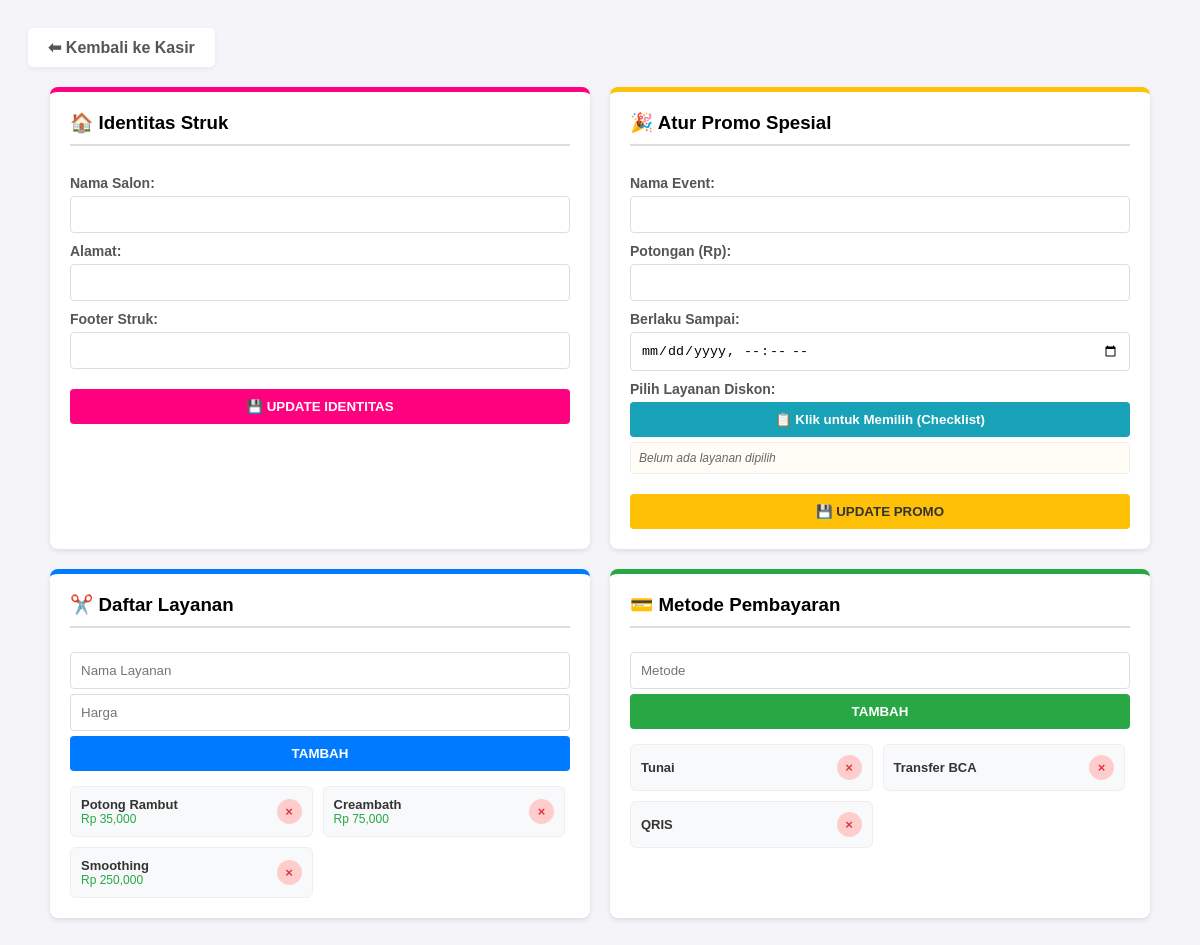
/pengaturan.php, run on an earlier commit of the app's database.
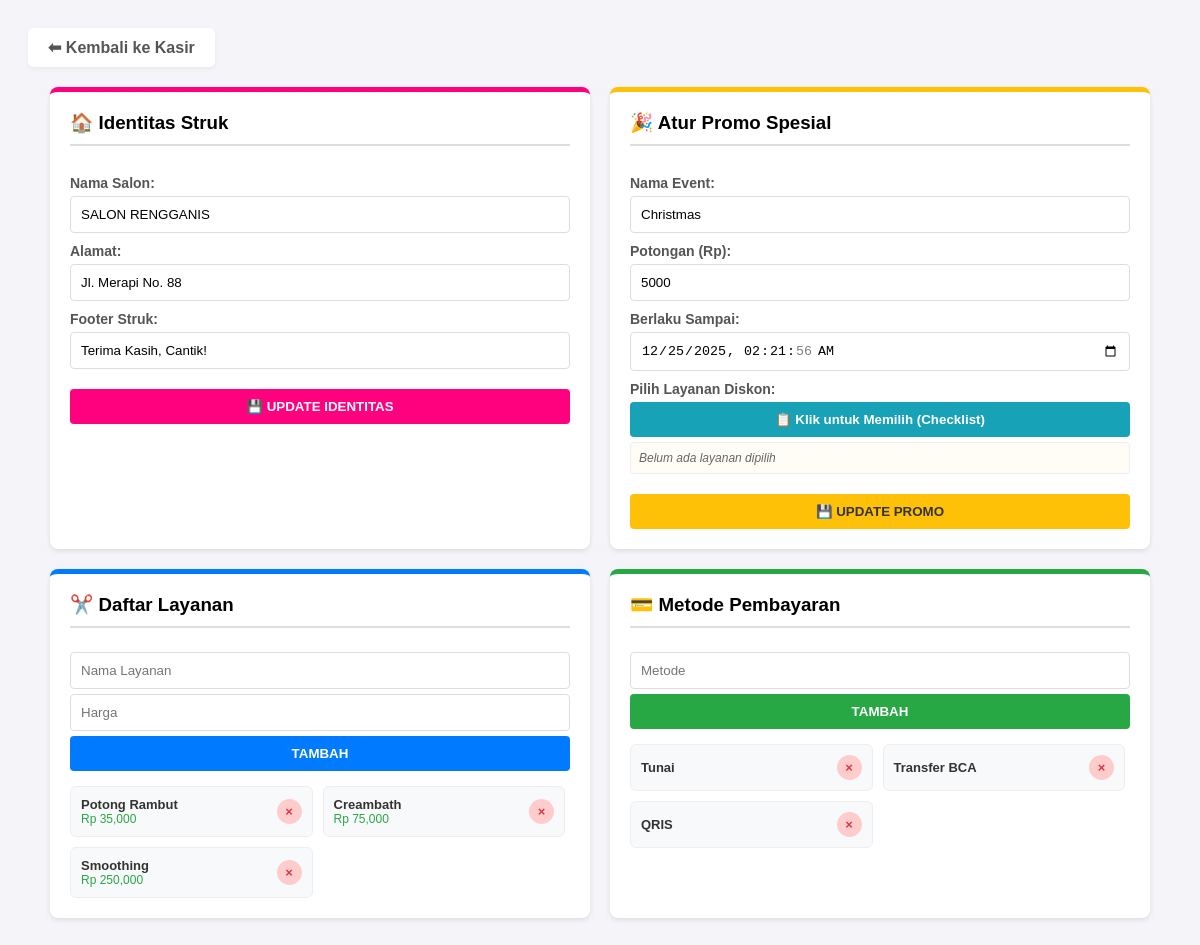
And on a later commit of the database.
### tables this page shows
CREATE TABLE info_toko (
        id INTEGER PRIMARY KEY,
        nama_toko TEXT,
        alamat_toko TEXT,
        pesan_footer TEXT
    );

CREATE TABLE setting_promo (
        id INTEGER PRIMARY KEY,
        nama_promo TEXT,
        nominal_diskon REAL,
        berlaku_sampai DATETIME
    , layanan_promo TEXT DEFAULT '');

### pengaturan.php (the view, shortened to what this page needs)
<?php
$db = new PDO("sqlite:salon.db");
$db->setAttribute(PDO::ATTR_ERRMODE, PDO::ERRMODE_EXCEPTION);
$db->exec("CREATE TABLE IF NOT EXISTS setting_promo (
    id INTEGER PRIMARY KEY,
    nama_promo TEXT,
    nominal_diskon INTEGER,
    berlaku_sampai DATETIME
)");
try {
    $db->query("SELECT layanan_promo FROM setting_promo LIMIT 1");
} catch (Exception $e) {
    $db->exec("ALTER TABLE setting_promo ADD COLUMN layanan_promo TEXT DEFAULT ''");
}
$cek_promo = $db->query("SELECT COUNT(*) FROM setting_promo")->fetchColumn();
if ($cek_promo == 0) {
    $db->exec("INSERT INTO setting_promo (id, nama_promo, nominal_diskon, berlaku_sampai, layanan_promo) VALUES (1, 'Promo Grand Opening', 5000, '2025-12-31 23:59', '')");
}
$info_toko = $db->query("SELECT * FROM info_toko WHERE id=1")->fetch();
$info_promo = $db->query("SELECT * FROM setting_promo WHERE id=1")->fetch();
$list_layanan = $db->query("SELECT * FROM master_layanan");
$list_metode = $db->query("SELECT * FROM master_metode");
?>
<!DOCTYPE html>
<html>
<head>
</head>
<body>
<a href="index.php" class="btn-back">⬅ Kembali ke Kasir</a>
<div class="container">
    <div class="box" style="border-top: 5px solid #ff007f;">
        <h3>🏠 Identitas Struk</h3>
        <form method="POST">
            <label>Nama Salon:</label> <input type="text" name="nama_toko" value="<?= $info_toko['nama_toko'] ?>" required>
            <label>Alamat:</label> <input type="text" name="alamat_toko" value="<?= $info_toko['alamat_toko'] ?>" required>
            <label>Footer Struk:</label> <input type="text" name="pesan_footer" value="<?= $info_toko['pesan_footer'] ?>" required>
            <button type="submit" name="simpan_identitas" style="background: #ff007f; margin-top: 20px;">💾 UPDATE IDENTITAS</button>
        </form>
    </div>
    <div class="box" style="border-top: 5px solid #ffc107;">
        <h3>🎉 Atur Promo Spesial</h3>
        <form method="POST">
            <label>Nama Event:</label>
            <input type="text" name="nama_promo" value="<?= $info_promo['nama_promo'] ?>" required>
            <label>Potongan (Rp):</label>
            <input type="number" name="nominal_diskon" value="<?= $info_promo['nominal_diskon'] ?>" required>
            <label>Berlaku Sampai:</label>
            <?php $tgl_value = str_replace(" ", "T", $info_promo['berlaku_sampai']); ?>
            <input type="datetime-local" name="berlaku_sampai" value="<?= $tgl_value ?>" required>
            <label>Pilih Layanan Diskon:</label>
            <button type="button" onclick="bukaModal()" style="background: #17a2b8; color: white;">📋 Klik untuk Memilih (Checklist)</button>
            <div id="summaryDisplay" class="summary-text">
                <?= $info_promo['layanan_promo'] ? 'Terpilih: '.$info_promo['layanan_promo'] : 'Belum ada layanan dipilih' ?>
            </div>
                        <?php
                        $services = $db->query("SELECT * FROM master_layanan");
                        ?>
            <button type="submit" name="simpan_promo" style="background: #ffc107; color: #333; margin-top: 20px;">💾 UPDATE PROMO</button>
        </form>
    </div>
    <div class="box" style="border-top: 5px solid #007bff;">
        <h3>✂️ Daftar Layanan</h3>
        <form method="POST">
            <input type="text" name="nama_layanan" placeholder="Nama Layanan" required>
            <input type="number" name="harga" placeholder="Harga" required>
            <button type="submit" name="tambah_layanan" style="background: #007bff;">TAMBAH</button>
        </form>
        <div class="grid-list-area">
            <?php foreach($list_layanan as $row): ?>
            <div class="item-card">
                <div class="item-info">
                    <span class="item-name"><?= $row['nama_layanan'] ?></span>
                    <span class="item-price">Rp <?= number_format($row['harga_default']) ?></span>
                </div>
                <a href="?hapus_layanan=<?= $row['id'] ?>" class="btn-x" onclick="return confirm('Hapus?')">×</a>
            </div>
            <?php endforeach; ?>
        </div>
    </div>
    <div class="box" style="border-top: 5px solid #28a745;">
        <h3>💳 Metode Pembayaran</h3>
        <form method="POST">
            <input type="text" name="nama_metode" placeholder="Metode" required>
            <button type="submit" name="tambah_metode" style="background: #28a745;">TAMBAH</button>
        </form>
        <div class="grid-list-area">
            <?php foreach($list_metode as $row): ?>
            <div class="item-card">
                <div class="item-info">
                    <span class="item-name"><?= $row['nama_metode'] ?></span>
                </div>
                <a href="?hapus_metode=<?= $row['id'] ?>" class="btn-x" onclick="return confirm('Hapus?')">×</a>
            </div>
            <?php endforeach; ?>
        </div>
    </div>
</div>
</body>
</html>

What changed in the data, as far as the page shows it:
added info_toko: nama_toko "SALON RENGGANIS", alamat_toko "Jl. Merapi No. 88", pesan_footer "Terima Kasih, Cantik!"
added setting_promo: nama_promo "Christmas", nominal_diskon "5000", berlaku_sampai "12/25/2025 02:21:56"
